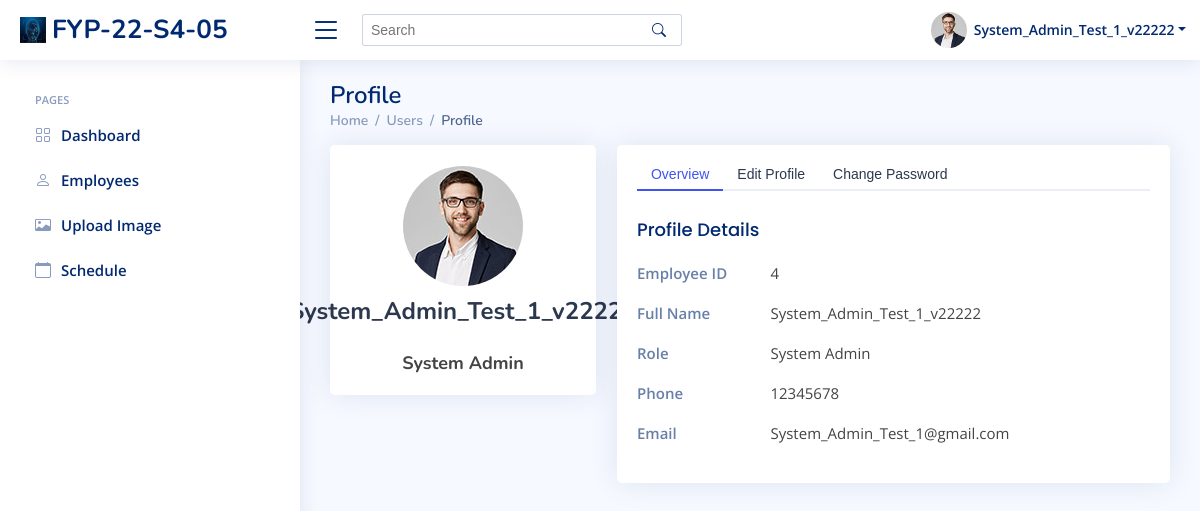
The app's page /sys_admin/user_profile (signed in) with its own data.
### index/models.py (models this page shows, shortened)
class Employee(models.Model):
	Employee_ID = models.IntegerField(primary_key=True)
	Full_Name = models.CharField(max_length=100)
	Phone_Number = models.CharField(max_length=100)
	Email_Address = models.EmailField()
	Role = models.ForeignKey(Role, on_delete=models.CASCADE)
	Profile_Image = models.ImageField(upload_to=user_directory_path, null=True, blank=True)
	Password = models.CharField(max_length=256)
	Start_Date = models.DateField(auto_now_add=True)

class Role(models.Model):
	Role_ID = models.IntegerField(primary_key=True)
	Role_Name = models.CharField(max_length=100)

### index/views/sys_admin.py (the view)
# urls.py: path('sys_admin/user_profile', sys_admin.user_profile, name='sys_admin_user_profile'),
def user_profile(request):
	if 'Employee_ID' in request.session:
		currentEmployee = Employee.objects.get(Employee_ID=request.session['Employee_ID'])
		if request.method == 'POST':
			if request.POST.get('form_type') == 'editProfile':
				if Role.objects.filter(Role_Name=request.POST.get('role_edit')) == 0:
					messages.error(request, 'No such role')
					return redirect('sys_admin_user_profile')
				currentEmployee.Full_Name = request.POST.get('fullName_edit')
				Role_edit = Role.objects.get(Role_Name=request.POST.get('role_edit'))
				currentEmployee.Role = Role_edit
				currentEmployee.Phone_Number = request.POST.get('phone_edit')
				currentEmployee.Email_Address = request.POST.get('email_edit')
				currentEmployee.save()
				return redirect('sys_admin_user_profile')
			elif request.POST.get('form_type') == 'changePassword':
				if request.POST.get('password') == currentEmployee.Password:
					currentEmployee.Password = request.POST.get('newpassword')
					currentEmployee.save()
					messages.info(request, 'Your password has been changed')
					return redirect('sys_admin_user_profile')
				else:
					messages.error(request, 'Your current password does not match')
					return redirect('sys_admin_user_profile')
		else:
			context = {
				'Employee_ID' : currentEmployee.Employee_ID,
				'Full_Name' : currentEmployee.Full_Name,
				'Role' : currentEmployee.Role.Role_Name,
				'Email' : currentEmployee.Email_Address,
				'Phone' : currentEmployee.Phone_Number,
			}
			return render(request, 'sys_admin/sys_admin_user_profile.html', context)
	else:
		messages.error(request, 'Please login')
		return redirect('login')

### templates/sys_admin/sys_admin_user_profile.html (shortened to what this page needs)
{% extends "index/base.html" %}
{% load static %}
{% block content %}
  <header id="header" class="header fixed-top d-flex align-items-center">
    <div class="d-flex align-items-center justify-content-between">
      <a href="{% url 'sys_admin_home' %}" class="logo d-flex align-items-center">
        <img src="../../assets/img/logo.png" alt="">
        <span class="d-none d-lg-block">FYP-22-S4-05</span>
      </a>
      <i class="bi bi-list toggle-sidebar-btn"></i>
    </div>
    <div class="search-bar">
      <form class="search-form d-flex align-items-center" method="POST" action="#">
        <input type="text" name="query" placeholder="Search" title="Enter search keyword">
        <button type="submit" title="Search"><i class="bi bi-search"></i></button>
      </form>
    </div>
    <nav class="header-nav ms-auto">
      <ul class="d-flex align-items-center">
        <li class="nav-item dropdown pe-3">
          <a class="nav-link nav-profile d-flex align-items-center pe-0" href="#" data-bs-toggle="dropdown">
            <img src="../../assets/img/profile-img.jpg" alt="Profile" class="rounded-circle">
            <span class="d-none d-md-block dropdown-toggle ps-2">{{ Full_Name }}</span>
          </a>
        </li>
      </ul>
    </nav>
  </header>
  <aside id="sidebar" class="sidebar">
    <ul class="sidebar-nav" id="sidebar-nav">
      <li class="nav-heading">Pages</li>
      <li class="nav-item">
        <a class="nav-link collapsed" href="{% url 'sys_admin_home' %}">
          <i class="bi bi-grid"></i>
          <span>Dashboard</span>
        </a>
      </li>
      <li class="nav-item">
        <a class="nav-link collapsed" href="{% url 'sys_admin_view_employees' %}">
          <i class="bi bi-person"></i>
          <span>Employees</span>
        </a>
      </li>
      <li class="nav-item">
        <a class="nav-link collapsed" href="#">
          <i class="bi bi-card-image"></i>
          <span>Upload Image</span>
        </a>
      </li>
      <li class="nav-item">
        <a class="nav-link collapsed" href="#">
          <i class="bi bi-calendar"></i>
          <span>Schedule</span>
        </a>
      </li>
  </aside>
  <main id="main" class="main">
    <div class="pagetitle">
      <h1>Profile</h1>
      <nav>
        <ol class="breadcrumb">
          <li class="breadcrumb-item"><a href="{% url 'sys_admin_home' %}">Home</a></li>
          <li class="breadcrumb-item">Users</li>
          <li class="breadcrumb-item active">Profile</li>
        </ol>
      </nav>
    </div>
    <section class="section profile">
      <div class="row">
        <div class="col-xl-4">
          <div class="card">
            <div class="card-body profile-card pt-4 d-flex flex-column align-items-center">
              <img src="../../assets/img/profile-img.jpg" alt="Profile" class="rounded-circle">
              <h2>{{ Full_Name }}</h2>
              <h3>{{ Role }}</h3>
            </div>
          </div>
        </div>
        <div class="col-xl-8">
          <div class="card">
            <div class="card-body pt-3">
              <ul class="nav nav-tabs nav-tabs-bordered">
                <li class="nav-item">
                  <button class="nav-link active" data-bs-toggle="tab" data-bs-target="#profile-overview">Overview</button>
                </li>
                <li class="nav-item">
                  <button class="nav-link" data-bs-toggle="tab" data-bs-target="#profile-edit">Edit Profile</button>
                </li>
                <li class="nav-item">
                  <button class="nav-link" data-bs-toggle="tab" data-bs-target="#profile-change-password">Change Password</button>
                </li>
              </ul>
              <div class="tab-content pt-2">
                <div class="tab-pane fade show active profile-overview" id="profile-overview">
                  <h5 class="card-title">Profile Details</h5>
                  <div class="row">
                    <div class="col-lg-3 col-md-4 label">Employee ID</div>
                    <div class="col-lg-9 col-md-8">{{ Employee_ID }}</div>
                  </div>
                  <div class="row">
                    <div class="col-lg-3 col-md-4 label ">Full Name</div>
                    <div class="col-lg-9 col-md-8">{{ Full_Name }}</div>
                  </div>
                  <div class="row">
                    <div class="col-lg-3 col-md-4 label">Role</div>
                    <div class="col-lg-9 col-md-8">{{ Role }}</div>
                  </div>
                  <div class="row">
                    <div class="col-lg-3 col-md-4 label">Phone</div>
                    <div class="col-lg-9 col-md-8">{{ Phone }}</div>
                  </div>
                  <div class="row">
                    <div class="col-lg-3 col-md-4 label">Email</div>
                    <div class="col-lg-9 col-md-8">{{ Email }}</div>
                  </div>
                </div>
              </div>
            </div>
          </div>
        </div>
      </div>
    </section>
  </main>
{% endblock content %}

### static/assets/css/style.css (style rules this page uses)
:root { scroll-behavior: smooth; }
body { font-family: "Open Sans", sans-serif; background: #f6f9ff; color: #444444; }
a { color: #4154f1; text-decoration: none; }
h1, h2, h3, h4, h5, h6 { font-family: "Nunito", sans-serif; }
#main { margin-top: 60px; padding: 20px 30px; transition: all 0.3s; }
.pagetitle { margin-bottom: 10px; }
.pagetitle h1 { font-size: 24px; margin-bottom: 0; font-weight: 600; color: #012970; }
.card { margin-bottom: 30px; border: none; border-radius: 5px; box-shadow: 0px 0 30px rgba(1, 41, 112, 0.1); }
.card-title { padding: 20px 0 15px 0; font-size: 18px; font-weight: 500; color: #012970; font-family: "Poppins", sans-serif; }
.card-body { padding: 0 20px 20px 20px; }
.breadcrumb { font-size: 14px; font-family: "Nunito", sans-serif; color: #899bbd; font-weight: 600; }
.breadcrumb a { color: #899bbd; transition: 0.3s; }
.breadcrumb .breadcrumb-item::before { color: #899bbd; }
.breadcrumb .active { color: #51678f; font-weight: 600; }
.nav-tabs-bordered { border-bottom: 2px solid #ebeef4; }
.nav-tabs-bordered .nav-link { margin-bottom: -2px; border: none; color: #2c384e; }
.nav-tabs-bordered .nav-link.active { background-color: #fff; color: #4154f1; border-bottom: 2px solid #4154f1; }
.logo { line-height: 1; }
@media (min-width: 1200px) { .logo { width: 280px; } }
.logo img { max-height: 26px; margin-right: 6px; }
.logo span { font-size: 26px; font-weight: 700; color: #012970; font-family: "Nunito", sans-serif; }
.header { transition: all 0.5s; z-index: 997; height: 60px; box-shadow: 0px 2px 20px rgba(1, 41, 112, 0.1); background-color: #fff; padding-left: 20px; }
.header .toggle-sidebar-btn { font-size: 32px; padding-left: 10px; cursor: pointer; color: #012970; }
.header .search-bar { min-width: 360px; padding: 0 20px; }
.header .search-form { width: 100%; }
.header .search-form input { border: 0; font-size: 14px; color: #012970; border: 1px solid rgba(1, 41, 112, 0.2); padding: 7px 38px 7px 8px; border-radius: 3px; transition: 0.3s; width: 100%; }
.header .search-form button { border: 0; padding: 0; margin-left: -30px; background: none; }
.header .search-form button i { color: #012970; }
.header-nav ul { list-style: none; }
.header-nav>ul { margin: 0; padding: 0; }
.header-nav .nav-profile { color: #012970; }
.header-nav .nav-profile img { max-height: 36px; }
.header-nav .nav-profile span { font-size: 14px; font-weight: 600; }
.sidebar { position: fixed; top: 60px; left: 0; bottom: 0; width: 300px; z-index: 996; transition: all 0.3s; padding: 20px; overflow-y: auto; scrollbar-width: thin; scrollbar-color: #aab7cf transparent; box-shadow: 0px 0px 20px rgba(1, 41, 112, 0.1); background-color: #fff; }
@media (min-width: 1200px) { #main, #footer { margin-left: 300px; } }
.sidebar-nav { padding: 0; margin: 0; list-style: none; }
.sidebar-nav li { padding: 0; margin: 0; list-style: none; }
.sidebar-nav .nav-item { margin-bottom: 5px; }
.sidebar-nav .nav-heading { font-size: 11px; text-transform: uppercase; color: #899bbd; font-weight: 600; margin: 10px 0 5px 15px; }
.sidebar-nav .nav-link { display: flex; align-items: center; font-size: 15px; font-weight: 600; color: #4154f1; transition: 0.3; background: #f6f9ff; padding: 10px 15px; border-radius: 4px; }
.sidebar-nav .nav-link i { font-size: 16px; margin-right: 10px; color: #4154f1; }
.sidebar-nav .nav-link.collapsed { color: #012970; background: #fff; }
.sidebar-nav .nav-link.collapsed i { color: #899bbd; }
.profile .profile-card img { max-width: 120px; }
.profile .profile-card h2 { font-size: 24px; font-weight: 700; color: #2c384e; margin: 10px 0 0 0; }
.profile .profile-card h3 { font-size: 18px; }
.profile .profile-overview .row { margin-bottom: 20px; font-size: 15px; }
.profile .profile-overview .card-title { color: #012970; }
.profile .profile-overview .label { font-weight: 600; color: rgba(1, 41, 112, 0.6); }

### records on screen
Employee: Full_Name "System_Admin_Test_1_v22222", Phone_Number "12345678", Email_Address "System_Admin_Test_1@gmail.com"
Role: Role_Name "System Admin"

### other values on screen
{{ Employee_ID }} "4"
